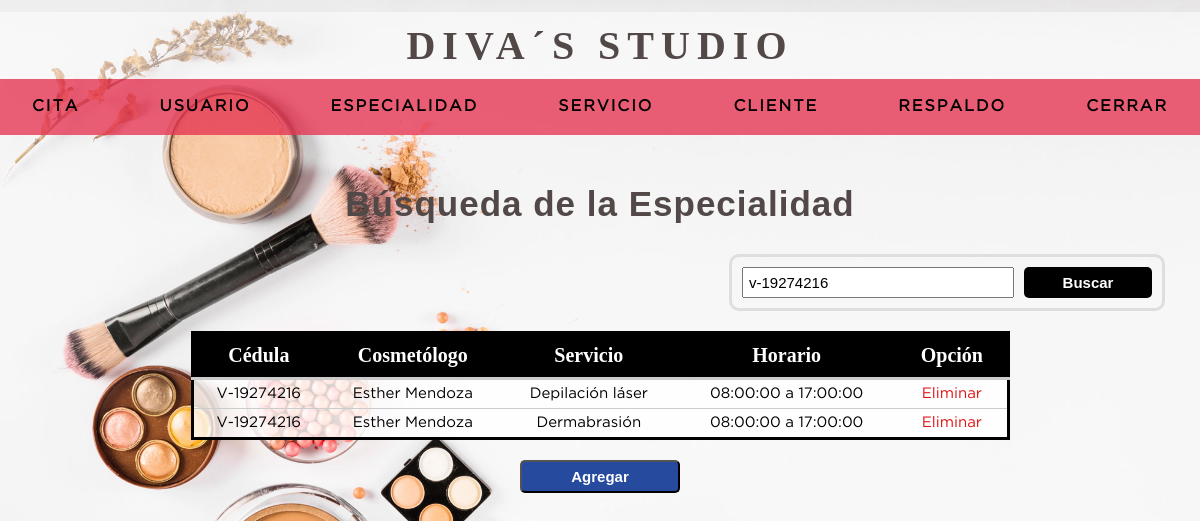
/buscar_especialidad.php?busqueda=V-19274216 (signed in), run on the app's committed database.
### tables this page shows
CREATE TABLE `trabajo` (
  `ci_cosmetologa` varchar(20) NOT NULL,
  `idservicio` int(11) NOT NULL,
  `horario_inicio` time NOT NULL,
  `horario_final` time NOT NULL,
  PRIMARY KEY (`ci_cosmetologa`,`idservicio`) USING BTREE,
  KEY `idservicio` (`idservicio`),
  CONSTRAINT `trabajo_ibfk_1` FOREIGN KEY (`idservicio`) REFERENCES `servicio` (`idservicio`) ON DELETE CASCADE ON UPDATE CASCADE,
  CONSTRAINT `trabajo_ibfk_2` FOREIGN KEY (`ci_cosmetologa`) REFERENCES `usuario` (`ci_usuario`) ON DELETE CASCADE ON UPDATE CASCADE
);

CREATE TABLE `usuario` (
  `ci_usuario` varchar(20) NOT NULL,
  `nombreu` varchar(50) NOT NULL,
  `apellidou` varchar(50) NOT NULL,
  `usuario` varchar(30) NOT NULL,
  `clave` varchar(50) NOT NULL,
  `codgenero` int(11) NOT NULL,
  `idrol` int(11) NOT NULL,
  `direccion` varchar(200) NOT NULL,
  `fechaingreso` timestamp NOT NULL DEFAULT current_timestamp(),
  `estatus` int(1) NOT NULL DEFAULT 1,
  PRIMARY KEY (`ci_usuario`) USING BTREE,
  KEY `idrol` (`idrol`),
  KEY `codgenero` (`codgenero`),
  CONSTRAINT `usuario-genero` FOREIGN KEY (`codgenero`) REFERENCES `genero` (`codgenero`) ON DELETE CASCADE ON UPDATE CASCADE,
  CONSTRAINT `usuario-rol` FOREIGN KEY (`idrol`) REFERENCES `rol` (`idrol`) ON DELETE CASCADE ON UPDATE CASCADE
);

CREATE TABLE `servicio` (
  `idservicio` int(11) NOT NULL AUTO_INCREMENT,
  `descripcion_servicio` varchar(30) NOT NULL,
  PRIMARY KEY (`idservicio`)
);

### buscar_especialidad.php (the view, shortened to what this page needs)
<html lang="en">
	<head>
		<?php include "includes/scripts.php";?>
	</head>
	<body>
	<?php include "includes/headeruser.php";
	include 'includes/conexion.php';
	?>
		<section class="container" >
			<?php
				$busqueda =strtolower ($_REQUEST['busqueda']);
			?>
			<h2>Búsqueda de la Especialidad</h2>
				<form action="buscar_especialidad.php" method="get" class="form_search">
					<input type="text" name="busqueda" id="busqueda" placeholder="Buscar" value="<?php echo $busqueda;?>">
					<input type="submit" value="Buscar" class="btn_search" placeholder="Buscar">
				</form>
				<table class="especialidad">
					<tr>
						<th>Cédula</th>
						<th>Cosmetólogo</th>
						<th>Servicio</th>
						<th>Horario</th>
						<th>Opción</th>
					</tr>
				<?php
					$query= mysqli_query($conexion, "SELECT e.ci_cosmetologa, u.nombreu, u.apellidou, e.idservicio, s.descripcion_servicio,
															e.horario_inicio, e.horario_final
													FROM trabajo e
													INNER JOIN usuario u ON e.ci_cosmetologa = u.ci_usuario
													INNER JOIN servicio s ON e.idservicio = s.idservicio
													WHERE
														(e.ci_cosmetologa like '%$busqueda%' OR
														u.nombreu like '%$busqueda%' OR
														u.apellidou like '%$busqueda%' OR
														s.descripcion_servicio like '%$busqueda%' OR
														e.horario_inicio like '%$busqueda%' OR
														e.horario_final like '%$busqueda%' )");
					while($mostrar=mysqli_fetch_array($query)) {
				?>
					<tr>
						<td><?php echo $mostrar['ci_cosmetologa']?></td>
						<td><?php echo $mostrar['nombreu'].' '.$mostrar['apellidou']?></td>
						<td><?php echo $mostrar['descripcion_servicio']?></td>
						<td><?php echo $mostrar['horario_inicio']?> a <?php echo $mostrar['horario_final']?></td>
						<td><a class="delete" href="eliminar_especialidad.php?ci=<?php echo $mostrar['ci_cosmetologa']?>&servicio=<?php echo $mostrar['idservicio']?>">Eliminar</a></td>
					</tr>
				<?php
					}
				?>
				</table>
				<input type="submit" value="Agregar" class="agregar" onclick="location.href='agregar_especialidad.php'">
		</section>
	</body>
</html>

### css/style.css (style rules this page uses)
* { margin: 0; padding: 0; box-sizing: border-box; }
body { background-image: url('../imagen/bg-2.jpg'); background-position:center; background-repeat: no-repeat; background-size:cover; background-attachment:fixed; }
h1, h2, h3, h4, h5, h6 { font-family: 'arial'; font-weight: bold; letter-spacing: 1px; }
h2 { font-size: 20px; }
a { text-decoration: none; }
.container { padding: 10rem 15px 15px; }
.container h2 { color: rgb(82, 72, 72); margin:12px 0 10px 0; font-size: 35px; text-align: center; }
form { margin: auto; padding: 20px 50px; background-color: rgba(255, 255, 255, 0.9); border-radius:2px; border:3px solid #dedede; }
input, select { width: 100%; font-size: 15px; padding: 5px; }
.form_search { display: flex; float:right; background:initial; padding:10px; border-radius:10px; margin: 20px; }
#busqueda { width: 17rem; }
.btn_search { background:#000; font-weight: bold; color: #ffff; padding: 0 20px; width: 8rem; border:0; cursor:pointer; margin-left:10px; border-radius:5px; }
.agregar { background: #264A9E; text-align:center; color:white; width:10rem; cursor: pointer; border-radius:5px; padding:6px; font-weight: bold; }
.container { color: rgb(82, 72, 72); margin:12px 0 10px 0; font-size: 25px; text-align: center; }
table { background: rgba(255, 255, 255, 0.8); border: solid 3px #000; margin: 20px auto; width: 97%; border-collapse:collapse; }
.especialidad { width: 70%; }
th { padding:10px; font-weight:bold; border-bottom:solid 3px #ccc; font-size: 20px; background: black; color:white; }
td { padding:7px; text-align: center; border-bottom:solid 1px #ccc; font-family: 'GothamBook'; font-size: 15px; }
.delete { color: #df1313; }

### data on the page
trabajo: ci_cosmetologa "V-19274216", ci_cosmetologa.nombreu "Esther", ci_cosmetologa.apellidou "Mendoza", idservicio.descripcion_servicio "Depilación láser", horario_inicio "08:00:00", horario_final "17:00:00"
trabajo: ci_cosmetologa "V-19274216", ci_cosmetologa.nombreu "Esther", ci_cosmetologa.apellidou "Mendoza", idservicio.descripcion_servicio "Dermabrasión", horario_inicio "08:00:00", horario_final "17:00:00"
